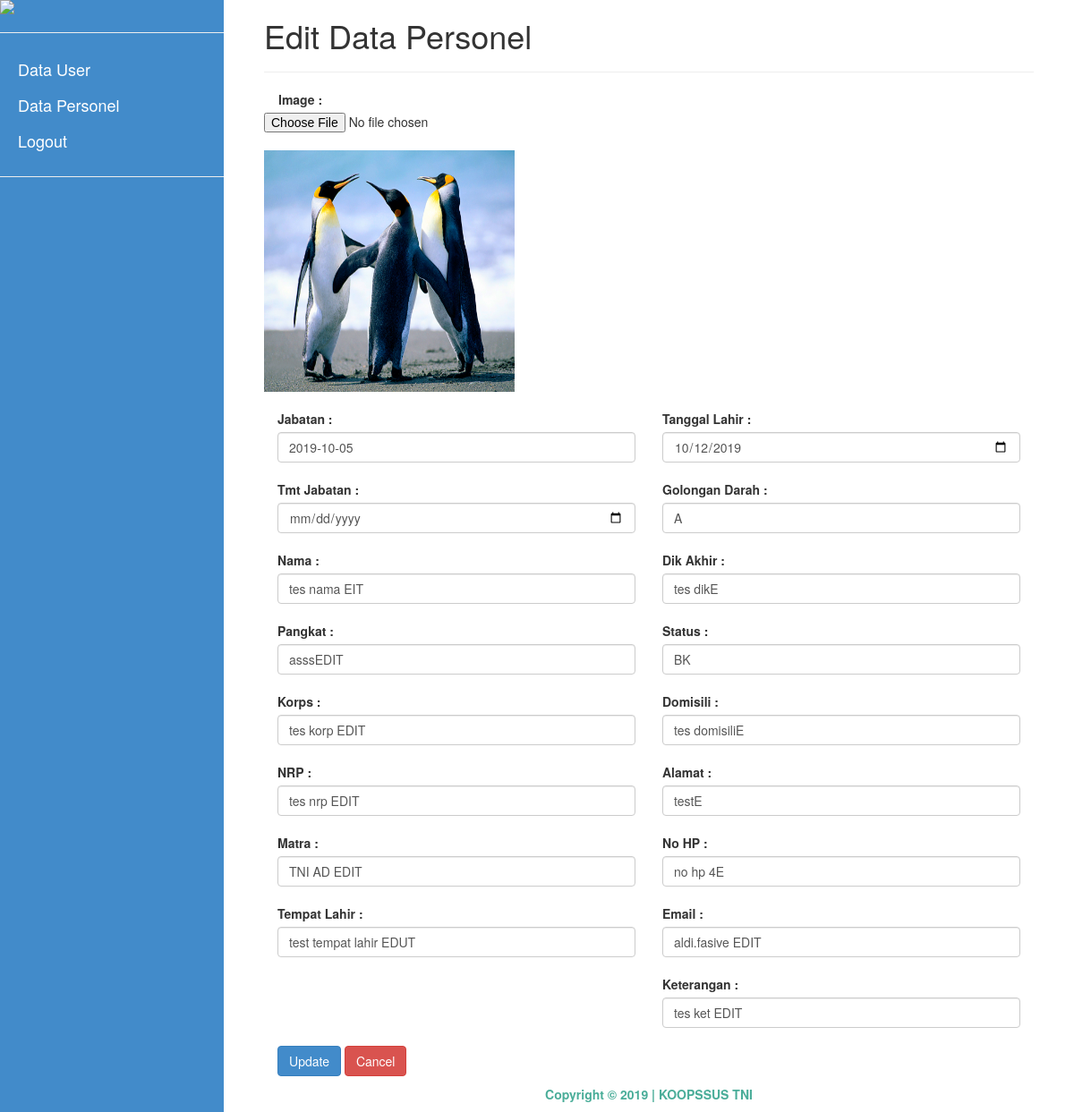
Page /edit-personel.php?id=315 (signed in) on the committed database.
### tables this page shows
CREATE TABLE `tabel_personel_koopssus`  (
  `id` int(25) NOT NULL AUTO_INCREMENT,
  `Jabatan` varchar(100) NULL DEFAULT NULL,
  `Tmt_jabatan` date NULL DEFAULT NULL,
  `Nama` varchar(100) NULL DEFAULT NULL,
  `Pangkat` varchar(50) NULL DEFAULT NULL,
  `Korps` varchar(50) NULL DEFAULT NULL,
  `NRP` varchar(50) NULL DEFAULT NULL,
  `Matra` varchar(30) NULL DEFAULT NULL,
  `Tempat_lahir` varchar(50) NULL DEFAULT NULL,
  `Tanggal_lahir` date NULL DEFAULT NULL,
  `Gol_darah` varchar(50) NULL DEFAULT NULL,
  `Dik_akhir` varchar(50) NULL DEFAULT NULL,
  `Status` varchar(50) NULL DEFAULT NULL,
  `Domisili` varchar(50) NULL DEFAULT NULL,
  `Alamat` varchar(200) NULL DEFAULT NULL,
  `No_hp` varchar(20) NULL DEFAULT NULL,
  `Foto` varchar(200) NULL DEFAULT NULL,
  `Email` varchar(50) NULL DEFAULT NULL,
  `Ket` varchar(100) NULL DEFAULT NULL,
  PRIMARY KEY (`id`) USING BTREE
);

### public/edit-personel-form.php (the view, shortened to what this page needs)
<?php
	include_once('includes/connect_database.php');
?>
<div id="content" class="container col-md-12">
	<div id="content" class="container col-md-12">
	<?php
		if(isset($_GET['id'])){
			$ID = $_GET['id'];
		}else{
			$ID = "";
		}
		$data = array();
		$sql_query = "SELECT * FROM tabel_personel_koopssus WHERE id = ?";
		$stmt = $connect->stmt_init();
		if($stmt->prepare($sql_query)) {
			$stmt->bind_param('s', $ID);
			$stmt->execute();
			$stmt->store_result();
			$stmt->bind_result($data['id'],
					$data['Jabatan'],
					$data['Tmt_jabatan'],
					$data['Nama'],
					$data['Pangkat'],
					$data['Korps'],
					$data['NRP'],
					$data['Matra'],
					$data['Tempat_lahir'],
					$data['Tanggal_lahir'],
					$data['Gol_darah'],
					$data['Dik_akhir'],
					$data['Status'],
					$data['Domisili'],
					$data['Alamat'],
					$data['No_hp'],
					$data['Foto'],
					$data['Email'],
					$data['Ket']);
		}
	?>
<link rel="stylesheet" href="https://use.fontawesome.com/releases/v5.6.3/css/all.css">
	<div class="col-md-12">
		<h1>Edit Data Personel</h1>
		<hr />
	</div>
	<div class="col-md-12">
		<form method="post"enctype="multipart/form-data">
			<label style="padding-left : 16px">Image :</label><?php echo isset($error['Foto']) ? $error['Foto'] : '';?>
			<input type="file" name="Foto_image" id="Foto" /><br />
			<img src="<?php echo $data['Foto']; ?>" width="280" height="270"/>
			<br/>
			<br/>
				<div class="col-md-6">
					<label>Jabatan :</label><?php echo isset($error['Jabatan']) ? $error['Jabatan'] : '';?>
					<input type="text" class="form-control" name="Jabatan" value="<?php echo $data['Jabatan']; ?>"/><br />
					<label>Tmt Jabatan :</label><?php echo isset($error['Tmt_jabatan']) ? $error['Tmt_jabatan'] : '';?>
					<input type="date" class="form-control" name="Tmt_jabatan" value="<?php echo $data['Tmt_jabatan']; ?>"/><br />
					<label>Nama :</label><?php echo isset($error['Nama']) ? $error['Nama'] : '';?>
					<input type="text" class="form-control" name="Nama" value="<?php echo $data['Nama']; ?>"/>
					<br/>
					<label>Pangkat :</label><?php echo isset($error['Pangkat']) ? $error['Pangkat'] : '';?>
					<input type="text" class="form-control" name="Pangkat" value="<?php echo $data['Pangkat']; ?>"/>
					<br/>
					<label>Korps :</label><?php echo isset($error['Korps']) ? $error['Korps'] : '';?>
					<input type="text" class="form-control" name="Korps" value="<?php echo $data['Korps']; ?>"/>
					<br/>
					<label>NRP :</label><?php echo isset($error['NRP']) ? $error['NRP'] : '';?>
					<input type="text" class="form-control" name="NRP" value="<?php echo $data['NRP']; ?>" />
					<br/>
					<label>Matra :</label><?php echo isset($error['Matra']) ? $error['Matra'] : '';?>
					<input type="text" class="form-control" name="Matra" value="<?php echo $data['Matra']; ?>"/>
					<br/>
					<label>Tempat Lahir :</label><?php echo isset($error['Tempat_lahir']) ? $error['Tempat_lahir'] : '';?>
					<input type="text" class="form-control" name="Tempat_lahir" value="<?php echo $data['Tempat_lahir']; ?>"/>
					<br/>
				</div>
					<div class="col-md-6">
						<label>Tanggal Lahir :</label><?php echo isset($error['Tanggal_lahir']) ? $error['Tanggal_lahir'] : '';?>
						<input type="date" class="form-control" name="Tanggal_lahir" value="<?php echo $data['Tanggal_lahir']; ?>"/>
						<br/>
						<label>Golongan Darah :</label><?php echo isset($error['Gol_darah']) ? $error['Gol_darah'] : '';?>
						<input type="text" class="form-control" name="Gol_darah" value="<?php echo $data['Gol_darah']; ?>"/>
						<br/>
						<label>Dik Akhir :</label><?php echo isset($error['Dik_akhir']) ? $error['Dik_akhir'] : '';?>
						<input type="text" class="form-control" name="Dik_akhir" value="<?php echo $data['Dik_akhir']; ?>"/>
						<br/>
						<label>Status :</label><?php echo isset($error['Status']) ? $error['Status'] : '';?>
						<input type="text" class="form-control" name="Status" value="<?php echo $data['Status']; ?>"/>
						<br/>
						<label>Domisili :</label><?php echo isset($error['Domisili']) ? $error['Domisili'] : '';?>
						<input type="text" class="form-control" name="Domisili" value="<?php echo $data['Domisili']; ?>"/>
						<br/>
						<label>Alamat :</label><?php echo isset($error['Alamat']) ? $error['Alamat'] : '';?>
						<input type="text" class="form-control" name="Alamat" value="<?php echo $data['Alamat']; ?>"/>
						<br/>
						<label>No HP :</label><?php echo isset($error['No_hp']) ? $error['No_hp'] : '';?>
						<input type="text" class="form-control" name="No_hp" value="<?php echo $data['No_hp']; ?>"/>
						<br/>
						<label>Email :</label><?php echo isset($error['Email']) ? $error['Email'] : '';?>
						<input type="text" class="form-control" name="Email" value="<?php echo $data['Email']; ?>"/>
						<br/>
						<label>Keterangan :</label><?php echo isset($error['Ket']) ? $error['Ket'] : '';?>
						<input type="text" class="form-control" name="Ket" value="<?php echo $data['Ket']; ?>"/>
						<br/>
					</div>
				<div class="col-md-12">
					<input type="submit" class="btn-primary btn" value="Update" name="btnEdit"/>
					<input type="submit" class="btn-danger btn" value="Cancel" name="btnCancel"/>
				</div>
				</form>
			</div>
</div>

### rows in the picture
tabel_personel_koopssus: Foto (picture), Jabatan "2019-10-05", Nama "tes nama EIT", Pangkat "asssEDIT", Korps "tes korp EDIT", NRP "tes nrp EDIT", Matra "TNI AD EDIT", Tempat_lahir "test tempat lahir EDUT", Tanggal_lahir "10/12/2019", Gol_darah "A", Dik_akhir "tes dikE", Status "BK", Domisili "tes domisiliE", Alamat "testE", No_hp "no hp 4E", Email "aldi.fasive EDIT", Ket "tes ket EDIT"
